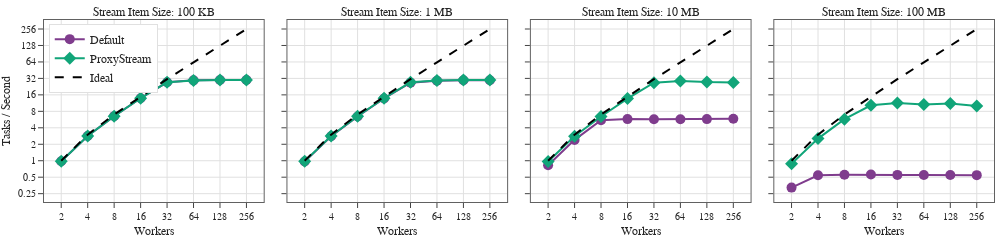

Notebook source saved alongside this figure:
### Markdown cell above
## Polaris

### Code cell
data = load_data('../data/polaris/1-stream-scaling/')

layout = dict(width=1000, height=200, margin=dict(t=20))

fig = generate_figure(data, layout, skip_sizes=[10000])
fig.show()

figure_dir = pathlib.Path('../figures/polaris/')
figure_dir.mkdir(exist_ok=True)
fig.write_image(figure_dir / '1-stream-scaling.pdf')

### Figure 1 — Plotly figure (JSON) as saved in the notebook; plotly's stock layout.template omitted (floating-point values rounded to 4 significant figures)
{"data": [{"line": {"color": "rgb(127, 60, 141)"}, "marker": {"size": 10, "symbol": "circle"}, "mode": "lines+markers", "name": "Default", "showlegend": true, "type": "scatter", "x": [2, 4, 8, 16, 32, 64, 128, 256], "xaxis": "x", "y": [0.9766, 2.841, 6.531, 13.9, 27.17, 29.46, 29.86, 29.89], "yaxis": "y"}, {"line": {"color": "rgb(17, 165, 121)"}, "marker": {"size": 10, "symbol": "diamond"}, "mode": "lines+markers", "name": "ProxyStream", "showlegend": true, "type": "scatter", "x": [2, 4, 8, 16, 32, 64, 128, 256], "xaxis": "x", "y": [0.9775, 2.843, 6.536, 13.89, 27.1, 29.41, 29.86, 29.84], "yaxis": "y"}, {"line": {"color": "black", "dash": "dash"}, "mode": "lines", "name": "Ideal", "showlegend": true, "type": "scatter", "x": [2, 4, 8, 16, 32, 64, 128, 256], "xaxis": "x", "y": [1, 3, 7, 15, 31, 63, 127, 255], "yaxis": "y"}, {"line": {"color": "rgb(127, 60, 141)"}, "marker": {"size": 10, "symbol": "circle"}, "mode": "lines+markers", "name": "Default", "showlegend": false, "type": "scatter", "x": [2, 4, 8, 16, 32, 64, 128, 256], "xaxis": "x2", "y": [0.9688, 2.808, 6.457, 13.73, 26.77, 29.09, 29.51, 29.52], "yaxis": "y2"}, {"line": {"color": "rgb(17, 165, 121)"}, "marker": {"size": 10, "symbol": "diamond"}, "mode": "lines+markers", "name": "ProxyStream", "showlegend": false, "type": "scatter", "x": [2, 4, 8, 16, 32, 64, 128, 256], "xaxis": "x2", "y": [0.976, 2.839, 6.525, 13.89, 27.18, 29.39, 29.81, 29.83], "yaxis": "y2"}, {"line": {"color": "black", "dash": "dash"}, "mode": "lines", "name": "Ideal", "showlegend": false, "type": "scatter", "x": [2, 4, 8, 16, 32, 64, 128, 256], "xaxis": "x2", "y": [1, 3, 7, 15, 31, 63, 127, 255], "yaxis": "y2"}, {"line": {"color": "rgb(127, 60, 141)"}, "marker": {"size": 10, "symbol": "circle"}, "mode": "lines+markers", "name": "Default", "showlegend": false, "type": "scatter", "x": [2, 4, 8, 16, 32, 64, 128, 256], "xaxis": "x3", "y": [0.8291, 2.406, 5.512, 5.77, 5.733, 5.75, 5.77, 5.851], "yaxis": "y3"}, {"line": {"color": "rgb(17, 165, 121)"}, "marker": {"size": 10, "symbol": "diamond"}, "mode": "lines+markers", "name": "ProxyStream", "showlegend": false, "type": "scatter", "x": [2, 4, 8, 16, 32, 64, 128, 256], "xaxis": "x3", "y": [0.9653, 2.805, 6.447, 13.69, 26.75, 28.84, 27.41, 26.8], "yaxis": "y3"}, {"line": {"color": "black", "dash": "dash"}, "mode": "lines", "name": "Ideal", "showlegend": false, "type": "scatter", "x": [2, 4, 8, 16, 32, 64, 128, 256], "xaxis": "x3", "y": [1, 3, 7, 15, 31, 63, 127, 255], "yaxis": "y3"}, {"line": {"color": "rgb(127, 60, 141)"}, "marker": {"size": 10, "symbol": "circle"}, "mode": "lines+markers", "name": "Default", "showlegend": false, "type": "scatter", "x": [2, 4, 8, 16, 32, 64, 128, 256], "xaxis": "x4", "y": [0.3226, 0.5409, 0.5528, 0.5592, 0.5512, 0.548, 0.5487, 0.5448], "yaxis": "y4"}, {"line": {"color": "rgb(17, 165, 121)"}, "marker": {"size": 10, "symbol": "diamond"}, "mode": "lines+markers", "name": "ProxyStream", "showlegend": false, "type": "scatter", "x": [2, 4, 8, 16, 32, 64, 128, 256], "xaxis": "x4", "y": [0.8779, 2.536, 5.761, 10.32, 11.32, 10.68, 11.16, 10.04], "yaxis": "y4"}, {"line": {"color": "black", "dash": "dash"}, "mode": "lines", "name": "Ideal", "showlegend": false, "type": "scatter", "x": [2, 4, 8, 16, 32, 64, 128, 256], "xaxis": "x4", "y": [1, 3, 7, 15, 31, 63, 127, 255], "yaxis": "y4"}], "layout": {"annotations": [{"font": {"size": 12}, "showarrow": false, "text": "Stream Item Size: 100 KB", "x": 0.1156, "xanchor": "center", "xref": "paper", "y": 1, "yanchor": "bottom", "yref": "paper"}, {"font": {"size": 12}, "showarrow": false, "text": "Stream Item Size: 1 MB", "x": 0.3719, "xanchor": "center", "xref": "paper", "y": 1, "yanchor": "bottom", "yref": "paper"}, {"font": {"size": 12}, "showarrow": false, "text": "Stream Item Size: 10 MB", "x": 0.6281, "xanchor": "center", "xref": "paper", "y": 1, "yanchor": "bottom", "yref": "paper"}, {"font": {"size": 12}, "showarrow": false, "text": "Stream Item Size: 100 MB", "x": 0.8844, "xanchor": "center", "xref": "paper", "y": 1, "yanchor": "bottom", "yref": "paper"}], "height": 200, "legend": {"x": 0.005, "xanchor": "left", "y": 0.98, "yanchor": "top"}, "margin": {"t": 20}, "width": 1000, "xaxis": {"anchor": "y", "autorange": true, "domain": [0, 0.2313], "range": [0.1048, 2.604], "tickvals": [2, 4, 8, 16, 32, 64, 128, 256], "title": {"text": "Workers"}, "type": "log"}, "xaxis2": {"anchor": "y2", "autorange": true, "domain": [0.2563, 0.4875], "range": [0.1048, 2.604], "tickvals": [2, 4, 8, 16, 32, 64, 128, 256], "title": {"text": "Workers"}, "type": "log"}, "xaxis3": {"anchor": "y3", "autorange": true, "domain": [0.5125, 0.7438], "range": [0.1048, 2.604], "tickvals": [2, 4, 8, 16, 32, 64, 128, 256], "title": {"text": "Workers"}, "type": "log"}, "xaxis4": {"anchor": "y4", "autorange": true, "domain": [0.7688, 1], "range": [0.1048, 2.604], "tickvals": [2, 4, 8, 16, 32, 64, 128, 256], "title": {"text": "Workers"}, "type": "log"}, "yaxis": {"anchor": "x", "autorange": true, "domain": [0, 1], "dtick": 0.301, "range": [-0.8096, 2.576], "title": {"text": "Tasks / Second"}, "type": "log"}, "yaxis2": {"anchor": "x2", "autorange": true, "domain": [0, 1], "dtick": 0.301, "matches": "y", "range": [-0.8096, 2.576], "showticklabels": false, "type": "log"}, "yaxis3": {"anchor": "x3", "autorange": true, "domain": [0, 1], "dtick": 0.301, "matches": "y", "range": [-0.8096, 2.576], "showticklabels": false, "type": "log"}, "yaxis4": {"anchor": "x4", "autorange": true, "domain": [0, 1], "dtick": 0.301, "matches": "y", "range": [-0.8096, 2.576], "showticklabels": false, "type": "log"}}}
